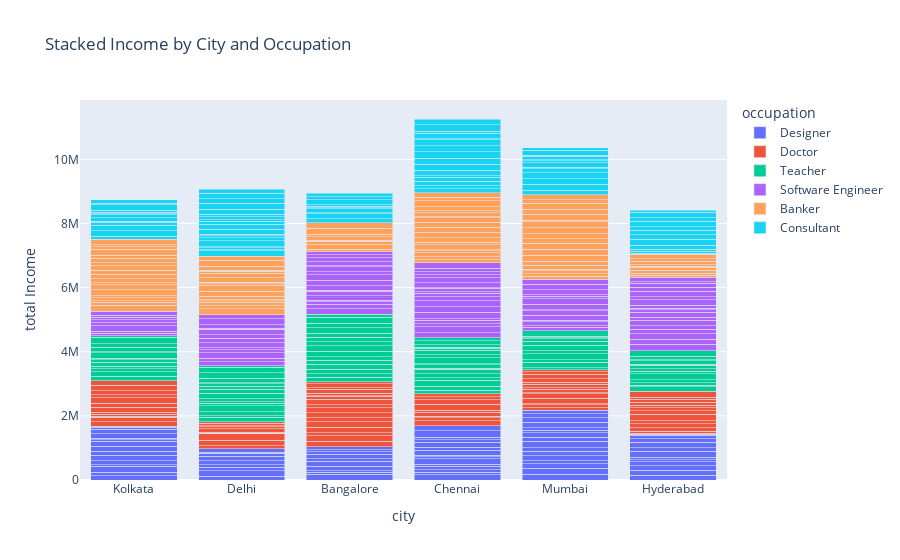

Here is the notebook cell this chart was saved with:
### Code cell
b = px.bar(customer , x='city' , y='income' , color = 'occupation' , barmode='stack' , 
title="Stacked Income by City and Occupation" , 
labels={"income":"total Income"})
b.show()

### Figure 1 — Plotly figure (JSON) as saved in the notebook; plotly's stock layout.template omitted (floating-point values rounded to 4 significant figures)
{"data": [{"alignmentgroup": "True", "hovertemplate": "occupation=Designer<br>city=%{x}<br>total Income=%{y}<extra></extra>", "legendgroup": "Designer", "marker": {"color": "#636efa", "pattern": {"shape": ""}}, "name": "Designer", "offsetgroup": "Designer", "orientation": "v", "showlegend": true, "textposition": "auto", "type": "bar", "x": ["Kolkata", "Kolkata", "Delhi", "Bangalore", "Chennai", "Kolkata", "Chennai", "Chennai", "Mumbai", "Mumbai", "Bangalore", "Chennai", "Hyderabad", "Kolkata", "Hyderabad", "Mumbai", "Delhi", "Hyderabad", "Kolkata", "Delhi", "Mumbai", "Chennai", "Kolkata", "Delhi", "Hyderabad", "Kolkata", "Mumbai", "Kolkata", "Mumbai", "Hyderabad", "Hyderabad", "Mumbai", "Mumbai", "Mumbai", "Bangalore", "Chennai", "Mumbai", "Hyderabad", "Kolkata", "Delhi", "Bangalore", "Chennai", "Kolkata", "Bangalore", "Chennai", "Delhi", "Bangalore", "Bangalore", "Mumbai", "Delhi", "Mumbai", "Delhi", "Mumbai", "Mumbai", "Chennai", "Kolkata", "Bangalore", "Hyderabad", "Bangalore", "Mumbai", "Hyderabad", "Mumbai", "Hyderabad", "Chennai", "Delhi", "Chennai", "Hyderabad", "Chennai", "Hyderabad", "Bangalore", "Kolkata", "Chennai", "Kolkata", "Kolkata", "Chennai", "Kolkata", "Chennai"], "xaxis": "x", "y": [127691, 115846, 111688, 180379, 166773, 188053, 74223, 72492, 176111, 188797, 65940, 107849, 154888, 43540, 150213, 143377, 180949, 142847, 132554, 108817, 94896, 76853, 164753, 78375, 118079, 126865, 159725, 155749, 139998, 61965, 78989, 107482, 198490, 130905, 49543, 166634, 136719, 185079, 149051, 117500, 128138, 58700, 52169, 167996, 55335, 149483, 77289, 128511, 79667, 82182, 69306, 38000, 170473, 141172, 152716, 39477, 80040, 120958, 59703, 136290, 166318, 104719, 111357, 91533, 100150, 159023, 102848, 76225, 28989, 98169, 140440, 72517, 148841, 63618, 197644, 32912, 162403], "yaxis": "y"}, {"alignmentgroup": "True", "hovertemplate": "occupation=Doctor<br>city=%{x}<br>total Income=%{y}<extra></extra>", "legendgroup": "Doctor", "marker": {"color": "#EF553B", "pattern": {"shape": ""}}, "name": "Doctor", "offsetgroup": "Doctor", "orientation": "v", "showlegend": true, "textposition": "auto", "type": "bar", "x": ["Chennai", "Chennai", "Bangalore", "Mumbai", "Delhi", "Kolkata", "Bangalore", "Bangalore", "Mumbai", "Mumbai", "Kolkata", "Mumbai", "Hyderabad", "Kolkata", "Mumbai", "Mumbai", "Delhi", "Bangalore", "Hyderabad", "Chennai", "Bangalore", "Hyderabad", "Bangalore", "Mumbai", "Hyderabad", "Mumbai", "Kolkata", "Hyderabad", "Delhi", "Delhi", "Mumbai", "Hyderabad", "Bangalore", "Kolkata", "Kolkata", "Kolkata", "Kolkata", "Bangalore", "Bangalore", "Hyderabad", "Delhi", "Mumbai", "Mumbai", "Delhi", "Bangalore", "Chennai", "Delhi", "Hyderabad", "Bangalore", "Bangalore", "Kolkata", "Hyderabad", "Hyderabad", "Chennai", "Bangalore", "Chennai", "Mumbai", "Bangalore", "Hyderabad", "Chennai", "Kolkata", "Bangalore", "Bangalore", "Chennai", "Chennai", "Kolkata", "Kolkata", "Mumbai", "Delhi", "Delhi", "Hyderabad", "Delhi", "Hyderabad", "Bangalore", "Mumbai"], "xaxis": "x", "y": [150464, 95952, 179351, 72853, 95146, 133755, 172545, 93202, 94103, 28114, 140819, 173543, 42736, 38582, 139661, 34201, 177693, 161799, 61189, 46062, 167278, 107139, 131198, 110253, 127855, 39452, 51018, 90827, 195484, 25654, 109136, 190467, 148838, 69590, 151285, 129669, 168872, 161319, 94957, 114692, 32998, 66810, 108723, 108760, 177940, 125983, 53752, 102721, 85071, 25492, 98600, 72441, 89656, 60642, 72639, 189332, 140609, 127636, 99918, 147063, 124281, 38326, 120469, 88788, 91557, 162331, 151018, 78598, 38784, 71413, 53789, 46784, 184234, 70428, 61614], "yaxis": "y"}, {"alignmentgroup": "True", "hovertemplate": "occupation=Teacher<br>city=%{x}<br>total Income=%{y}<extra></extra>", "legendgroup": "Teacher", "marker": {"color": "#00cc96", "pattern": {"shape": ""}}, "name": "Teacher", "offsetgroup": "Teacher", "orientation": "v", "showlegend": true, "textposition": "auto", "type": "bar", "x": ["Delhi", "Delhi", "Bangalore", "Kolkata", "Delhi", "Delhi", "Kolkata", "Bangalore", "Mumbai", "Chennai", "Mumbai", "Delhi", "Mumbai", "Mumbai", "Chennai", "Hyderabad", "Kolkata", "Kolkata", "Delhi", "Chennai", "Chennai", "Delhi", "Hyderabad", "Chennai", "Bangalore", "Hyderabad", "Hyderabad", "Kolkata", "Hyderabad", "Hyderabad", "Bangalore", "Kolkata", "Chennai", "Chennai", "Bangalore", "Bangalore", "Hyderabad", "Delhi", "Chennai", "Chennai", "Chennai", "Chennai", "Chennai", "Bangalore", "Mumbai", "Chennai", "Mumbai", "Delhi", "Bangalore", "Hyderabad", "Kolkata", "Hyderabad", "Chennai", "Chennai", "Delhi", "Hyderabad", "Kolkata", "Bangalore", "Chennai", "Mumbai", "Hyderabad", "Delhi", "Kolkata", "Bangalore", "Mumbai", "Mumbai", "Delhi", "Kolkata", "Kolkata", "Delhi", "Mumbai", "Kolkata", "Bangalore", "Delhi", "Mumbai", "Chennai", "Bangalore", "Bangalore", "Kolkata", "Delhi", "Hyderabad", "Bangalore", "Hyderabad", "Bangalore", "Delhi"], "xaxis": "x", "y": [136684, 57662, 139634, 132736, 115650, 184520, 133710, 104531, 59625, 107117, 171549, 89072, 82620, 194120, 134080, 146039, 108007, 75711, 39503, 186229, 71867, 94549, 55576, 119672, 147012, 66914, 97960, 117994, 185040, 83359, 153855, 77434, 145649, 33854, 130712, 104825, 78525, 168794, 114389, 28862, 190707, 85817, 143592, 176961, 86030, 59615, 171608, 128690, 165126, 102776, 47167, 31156, 32788, 74742, 97223, 111709, 178180, 127786, 128801, 130128, 29039, 69384, 29415, 134979, 65314, 45716, 43767, 139839, 110369, 139445, 45977, 193088, 131571, 161633, 160295, 95815, 160575, 153558, 50809, 176041, 110198, 181466, 175918, 88826, 49872], "yaxis": "y"}, {"alignmentgroup": "True", "hovertemplate": "occupation=Software Engineer<br>city=%{x}<br>total Income=%{y}<extra></extra>", "legendgroup": "Software Engineer", "marker": {"color": "#ab63fa", "pattern": {"shape": ""}}, "name": "Software Engineer", "offsetgroup": "Software Engineer", "orientation": "v", "showlegend": true, "textposition": "auto", "type": "bar", "x": ["Bangalore", "Chennai", "Kolkata", "Kolkata", "Kolkata", "Bangalore", "Bangalore", "Bangalore", "Hyderabad", "Hyderabad", "Bangalore", "Chennai", "Bangalore", "Chennai", "Delhi", "Chennai", "Chennai", "Delhi", "Mumbai", "Chennai", "Mumbai", "Hyderabad", "Bangalore", "Delhi", "Delhi", "Delhi", "Hyderabad", "Chennai", "Delhi", "Delhi", "Bangalore", "Kolkata", "Delhi", "Hyderabad", "Kolkata", "Mumbai", "Hyderabad", "Chennai", "Hyderabad", "Mumbai", "Bangalore", "Delhi", "Chennai", "Hyderabad", "Bangalore", "Kolkata", "Bangalore", "Mumbai", "Hyderabad", "Kolkata", "Mumbai", "Mumbai", "Hyderabad", "Chennai", "Bangalore", "Bangalore", "Bangalore", "Delhi", "Mumbai", "Chennai", "Chennai", "Chennai", "Delhi", "Mumbai", "Hyderabad", "Hyderabad", "Chennai", "Delhi", "Delhi", "Chennai", "Mumbai", "Hyderabad", "Hyderabad", "Mumbai", "Hyderabad", "Hyderabad", "Chennai", "Mumbai", "Chennai", "Hyderabad", "Bangalore", "Mumbai", "Chennai", "Bangalore", "Bangalore", "Mumbai", "Hyderabad", "Kolkata", "Chennai"], "xaxis": "x", "y": [170764, 155546, 82728, 62708, 175541, 141050, 73185, 56115, 194530, 162825, 138754, 181445, 134488, 97250, 128527, 105019, 53805, 99499, 118444, 189653, 45587, 161602, 39980, 176163, 86308, 62289, 142141, 174874, 161960, 133151, 139454, 83696, 108796, 114637, 90659, 115274, 168040, 193043, 102211, 54480, 167565, 173835, 121789, 157677, 168967, 87213, 93249, 154685, 65106, 59046, 135785, 38086, 48992, 116248, 154852, 43147, 114738, 38682, 165541, 35725, 109099, 27228, 112509, 171618, 89930, 174562, 144254, 178940, 121665, 166428, 80576, 94050, 175629, 48511, 129945, 121844, 87683, 162565, 95148, 39423, 132762, 166592, 111032, 90611, 93868, 160173, 149317, 129110, 167472], "yaxis": "y"}, {"alignmentgroup": "True", "hovertemplate": "occupation=Banker<br>city=%{x}<br>total Income=%{y}<extra></extra>", "legendgroup": "Banker", "marker": {"color": "#FFA15A", "pattern": {"shape": ""}}, "name": "Banker", "offsetgroup": "Banker", "orientation": "v", "showlegend": true, "textposition": "auto", "type": "bar", "x": ["Mumbai", "Hyderabad", "Chennai", "Kolkata", "Mumbai", "Chennai", "Kolkata", "Delhi", "Chennai", "Delhi", "Mumbai", "Delhi", "Kolkata", "Kolkata", "Mumbai", "Hyderabad", "Mumbai", "Kolkata", "Hyderabad", "Kolkata", "Kolkata", "Delhi", "Kolkata", "Kolkata", "Chennai", "Delhi", "Chennai", "Mumbai", "Mumbai", "Mumbai", "Bangalore", "Mumbai", "Chennai", "Chennai", "Chennai", "Delhi", "Delhi", "Delhi", "Kolkata", "Kolkata", "Bangalore", "Chennai", "Kolkata", "Mumbai", "Mumbai", "Delhi", "Bangalore", "Mumbai", "Kolkata", "Delhi", "Kolkata", "Kolkata", "Kolkata", "Kolkata", "Bangalore", "Bangalore", "Bangalore", "Mumbai", "Hyderabad", "Mumbai", "Mumbai", "Chennai", "Hyderabad", "Hyderabad", "Chennai", "Delhi", "Hyderabad", "Mumbai", "Mumbai", "Chennai", "Bangalore", "Delhi", "Delhi", "Bangalore", "Delhi", "Chennai", "Kolkata", "Delhi", "Chennai", "Delhi", "Hyderabad", "Chennai", "Kolkata", "Chennai", "Delhi", "Mumbai", "Mumbai", "Chennai", "Chennai", "Chennai", "Hyderabad"], "xaxis": "x", "y": [92575, 59686, 91988, 175516, 70612, 91837, 96346, 190247, 131400, 101464, 101427, 105948, 54877, 96942, 33409, 61329, 130626, 60171, 94776, 176802, 162177, 37127, 60125, 129407, 56717, 32973, 42191, 126799, 186371, 187376, 81649, 181000, 148826, 79113, 131233, 119297, 144841, 199163, 140699, 126448, 141884, 181907, 136828, 147506, 157233, 32886, 108513, 181398, 91914, 57248, 144932, 93548, 183235, 84249, 29056, 97745, 79933, 193786, 84385, 50348, 173149, 146016, 31624, 56991, 164677, 131888, 98744, 163998, 191584, 137446, 190129, 145365, 55004, 168377, 40082, 27153, 47832, 115470, 127172, 194713, 90853, 69357, 176424, 127146, 128025, 102944, 163321, 181551, 112750, 140237, 136337], "yaxis": "y"}, {"alignmentgroup": "True", "hovertemplate": "occupation=Consultant<br>city=%{x}<br>total Income=%{y}<extra></extra>", "legendgroup": "Consultant", "marker": {"color": "#19d3f3", "pattern": {"shape": ""}}, "name": "Consultant", "offsetgroup": "Consultant", "orientation": "v", "showlegend": true, "textposition": "auto", "type": "bar", "x": ["Mumbai", "Bangalore", "Delhi", "Kolkata", "Chennai", "Delhi", "Kolkata", "Hyderabad", "Hyderabad", "Hyderabad", "Hyderabad", "Bangalore", "Kolkata", "Kolkata", "Delhi", "Mumbai", "Chennai", "Delhi", "Delhi", "Chennai", "Delhi", "Chennai", "Mumbai", "Delhi", "Bangalore", "Delhi", "Delhi", "Chennai", "Chennai", "Mumbai", "Chennai", "Delhi", "Delhi", "Hyderabad", "Delhi", "Bangalore", "Bangalore", "Mumbai", "Hyderabad", "Mumbai", "Hyderabad", "Delhi", "Delhi", "Bangalore", "Kolkata", "Hyderabad", "Mumbai", "Mumbai", "Delhi", "Kolkata", "Mumbai", "Chennai", "Hyderabad", "Mumbai", "Chennai", "Mumbai", "Chennai", "Bangalore", "Kolkata", "Kolkata", "Chennai", "Hyderabad", "Delhi", "Kolkata", "Chennai", "Chennai", "Bangalore", "Kolkata", "Hyderabad", "Kolkata", "Delhi", "Delhi", "Kolkata", "Delhi", "Chennai", "Bangalore", "Hyderabad", "Bangalore", "Mumbai", "Chennai", "Mumbai", "Chennai", "Kolkata"], "xaxis": "x", "y": [126902, 129538, 169561, 95595, 123892, 31295, 178009, 30728, 57175, 63950, 127259, 155182, 164731, 89398, 58232, 185764, 96080, 31445, 190689, 135115, 88232, 122966, 171087, 64557, 27129, 55156, 150161, 54365, 171028, 198028, 176417, 151568, 102058, 186693, 41002, 127490, 34682, 128317, 142923, 40509, 131820, 87813, 80200, 41993, 28454, 114389, 133078, 65185, 164092, 112176, 29466, 196143, 165809, 118868, 193309, 25419, 189755, 50753, 95147, 28372, 182104, 115283, 178133, 53566, 35913, 177640, 158781, 56966, 166751, 177594, 141697, 182687, 38034, 121825, 63598, 88783, 71859, 115532, 151537, 199628, 78280, 176786, 117138], "yaxis": "y"}], "layout": {"autosize": true, "barmode": "stack", "legend": {"title": {"text": "occupation"}, "tracegroupgap": 0}, "title": {"text": "Stacked Income by City and Occupation"}, "xaxis": {"anchor": "y", "autorange": true, "domain": [0, 1], "range": [-0.5, 5.5], "title": {"text": "city"}, "type": "category"}, "yaxis": {"anchor": "x", "autorange": true, "domain": [0, 1], "range": [0, 11850000.0], "title": {"text": "total Income"}, "type": "linear"}}}
